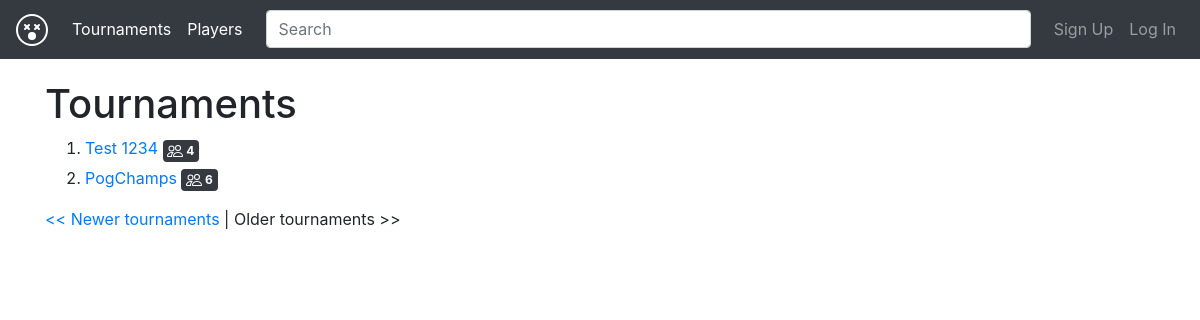
The app's page /tournament/2 with its own data.
### app/models.py (models this page shows, shortened)
class Tournament(db.Model):
    __tablename__ = "tournament"
    id = db.Column(db.Integer, primary_key=True)
    owner_id = db.Column(db.Integer, db.ForeignKey('user.id'))
    title = db.Column(db.String(120), unique=True, nullable=False)
    date_start = db.Column(db.DateTime, nullable=False)
    date_deadline = db.Column(db.DateTime, nullable=False)
    date_created = db.Column(db.DateTime, default=datetime.datetime.utcnow)
    location = db.Column(db.String(120))
    max_users = db.Column(db.Integer, nullable=False)
    readme = db.Column(db.Text)
    ladder = db.Column(db.Text)  # ID match-y jako drzewo [0 [1]]
    tiers = db.relationship('Tier',
                            backref=db.backref('tournament', lazy=True),
                            order_by='Tier.date_created', lazy='dynamic')
    matches = db.relationship('Match',
                              backref=db.backref('tournament', lazy=True))

### app/routes_tournament.py (the view)
@bp.route('/')
@bp.route('/index')
@bp.route('/tournament/<int:page>', methods=['GET'])
def tournament_page(page=1):
    per_page = 10
    from app.models import Tournament
    tournaments = Tournament.query.order_by(
        Tournament.date_created.desc()).paginate(page,
                                                 per_page,
                                                 error_out=False)
    return render_template('tournament_page.html', tournaments=tournaments)

### app/action/user.py (called while the page is built)
def user_instance_from_token(s, auth_token):
    user = User.verify_auth_token(auth_token)
    if user is None:
        raise ErrAuthNotExists()
    if user.verified is False:
        raise ErrNotVerified()
    return user

### app/log.py (called while the page is built)
def xprint(*args, **kwargs):
    _print("\033[94m" + " ".join(map(str, args)) + "\033[0m", **kwargs)

### app/models.py (called while the page is built)
    @staticmethod
    def verify_auth_token(token):
        s = Serializer(SECRET_KEY)
        try:
            data = s.loads(token)
        except SignatureExpired:
            return None  # valid token, but expired
        except BadSignature:
            return None  # invalid token
        user = (User.query.filter(User.id == data["user_id"]).first())
        return user

### app/routes_tournament.py (called while the page is built)
@bp.context_processor
def utility_processor():
    def current_user():
        try:
            print("[AUTH]")
            auth_token = request.cookies.get('auth_token')
            return app.action.user.user_instance_from_token(
                app_cls, auth_token)
        except:
            return None
    return dict(current_user=current_user)

### app/templates/tournament_page.html
{% extends "layout.html" %}
{% block content %}
<h1>Tournaments</h1>
<ol>
{% for tournament in tournaments.items %}
<li>
    <div class="mb-1">
        <a href="/tournament_display/{{ tournament.id }}">{{ tournament.title }}</a>
        <span class="badge badge-dark badge-secondary">
            <img class="bi glyphicon" src="/assets/people.svg">
            <span class="bi-inline">{{ tournament.max_users }}</span>
        </span>
    </div>
</li>
{% else %}
<div class="text-center">
    <img src="/pics/undraw_empty_xct9.svg" width="40%" />
    <h2>...empty!</h2>
</div>
{% endfor %}
</ol>
{% if tournaments.items|length > 0 %}
{% if tournaments.has_prev %}
    <a href="{{ url_for('tournament.tournament_page', page=tournaments.prev_num) }}">&lt;&lt; Newer tournaments</a>
{% else %}
    &lt;&lt; Newer tournaments
{% endif %} |
{% if tournaments.has_next %}
    <a href="{{ url_for('tournament.tournament_page', page=tournaments.next_num) }}">Older tournaments &gt;&gt;</a>
{% else %}
    Older tournaments &gt;&gt;
{% endif %}
{% endif %}
{% endblock %}

### app/templates/layout.html (style rules this page uses)
body { padding-top: 5rem; }
img.bi { filter: invert(1); }
.bi-inline { display: inline-block; vertical-align: middle; }

### records on screen
Tournament: title "Test 1234", max_users "4"
Tournament: title "PogChamps", max_users "6"
